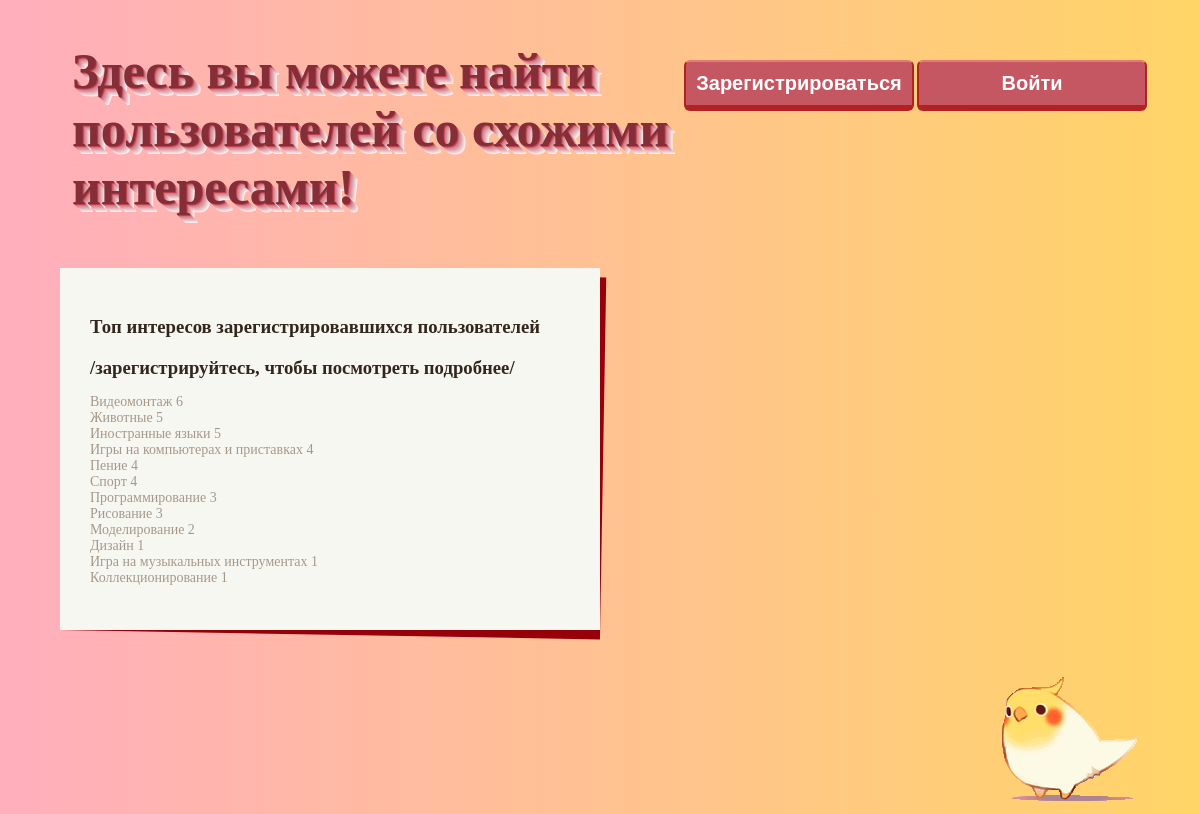
The page / on the database its author committed.
### data/users.py (models this page shows)
class Hobby(SqlAlchemyBase):
    __tablename__ = 'hobbies'
    id = sqlalchemy.Column(sqlalchemy.Integer, primary_key=True, autoincrement=True)
    name = sqlalchemy.Column(sqlalchemy.String, nullable=True)

### main.py (the view)
@app.route('/')
def index():
    if flask_login.current_user.is_authenticated:
        curr_user_id = flask_login.current_user.id
    else:
        curr_user_id = ''
    main_style = url_for('static', filename='css/main_style.css')
    style = url_for('static', filename='css/style.css')
    button_style = url_for('static', filename='css/button_style.css')
    text_style = url_for('static', filename='css/text_style.css')
    ph_style = url_for('static', filename='css/ph_style.css')
    top = top_hobbies()
    return render_template('main_template.html', curr_user_id=curr_user_id, top=top, main_style=main_style, style=style,
                           button_style=button_style, text_style=text_style, ph_style=ph_style)

### data/db_session.py (called while the page is built, shortened)
def global_init(db_file):
    global __factory
    if __factory:
        return

def create_session() -> Session:
    global __factory
    return __factory()

### main_users.py (called while the page is built)
def get_hobbies():
    db_session.global_init("db/users.sqlite")
    session = db_session.create_session()
    return session.query(Hobby).all()

def top_hobbies():
    db_session.global_init("db/users.sqlite")
    session = db_session.create_session()
    hobbies = get_hobbies()
    sp = []
    for hobby in hobbies:
        user_num = session.query(User).filter(User.hobby.like('%-' + str(hobby.id) + '-%')).count()
        sp.append([hobby.id, hobby.name, user_num])
    sp = sorted(sp, key=lambda x: x[2], reverse=True)
    return sp

### templates/main_template.html (shortened to what this page needs)
<!DOCTYPE html>
<html lang="en">
 <head>
     <link rel="stylesheet" type="text/css" href="{{main_style}}"/>
     <link rel="stylesheet" type="text/css" href="{{style}}"/>
     <link rel="stylesheet" type="text/css" href="{{button_style}}"/>
     <link rel="stylesheet" type="text/css" href="{{text_style}}"/>
 </head>
 <body>
    {% if current_user.is_authenticated %}
    <button class="turquoise" name="logout" onclick="document.location.href = '/logout'">Выйти</button>
    <button class="turquoise" onclick = "document.location.href = '/profile/{{curr_user_id}}'">Мой профиль</button>
    <button class="turquoise" onclick = "document.location.href = '/people'">Найти людей</button>
    {% else %}
        <p>
            <button class="turquoise" name="login" onclick = "document.location.href = '/login'">Войти</button>
            <button class="turquoise" name="register" onclick = "document.location.href = '/register'">Зарегистрироваться</button>
        </p>
    {% endif %}
    <h1>Здесь вы можете найти пользователей со схожими интересами!</h1>
    <div class="post-item">
        <div class="post-item-wrap">
            {% if current_user.is_authenticated %}
                <a href="/people" class="post-link">
            {% else %}
                <a href="/register" class="post-link">
            {% endif %}
            <h3 class="post-title">Топ интересов зарегистрировавшихся пользователей</h3>
            {% if current_user.is_authenticated %}
                <h3 class="post-title">/кликните, чтобы посмотреть подробнее/</h3>
            {% else %}
                <h3 class="post-title">/зарегистрируйтесь, чтобы посмотреть подробнее/</h3>
            {% endif %}
                <p class="post-content">
                    {% for el in top %}
                    {{el[1]}} {{el[2]}} <br>
                    {% endfor %}
                </p>
            </a>
        </div>
    </div>
    <p><img align="right" src='static/img/popug.gif'></p>
 </body>
</html>

### static/css/main_style.css (style rules this page uses)
body { background: linear-gradient(to right, #ffaebd, #ffd567); margin: 50px; }

### static/css/style.css (style rules this page uses)
.post-item { padding: 10px; margin: bottom; }
.post-item-wrap { max-width: 50%; background: #F7F7F2; position: relative; }
.post-item-wrap:after { content: ""; position: absolute; top: 0; left: 0; width: 100%; height: 100%; z-index: -1; background: #960009; transform: rotate(1deg); transform-origin: left bottom; transition: .3s ease-in-out; }
.post-link { text-decoration: none; display: block; padding: 30px; }
.post-title { color: #33261D; margin-bottom: 15px; transition: .3s ease-in-out; }
.post-content { color: #A69888; font-size: 14px; }

### static/css/button_style.css (style rules this page uses)
.turquoise { position: relative; width: 230px; display: inline; margin-right: 3px; margin-top: 10px; background: #c55763; border-top: #e57b77 2px solid; border-bottom: #B22222 6px solid; border-left: #B22222 2px solid; border-right: #B22222 2px solid; border-radius: 6px; text-align: center; color: white; padding: 10px; float: right; font-size: 20px; font-weight: 600; }

### static/css/text_style.css (style rules this page uses)
H1 { margin-left: 30px; margin-top: 30px; cursor: default; max-width: 60%; font-size: 50px; padding: left; margin: 20 px; text-shadow: -8px -8px 0 hsl(353, 49%, 35%), -7px -7px 0 hsl(353, 49%, 50%), -6px -6px 0 hsl(353, 49%, 65%), -5px -5px 0 hsl(353, 49%, 70%), -4px -4px 0 hsl(353, 49%, 75%), -3px -3px 0 hsl(353, 49%, 80%), -2px -2px 0 hsl(353, 49%, 85%), -1px -1px 0 hsl(353, 49%, 90%), 0 0 0 hsl(353, 49%, 95%); color: transparent; transition: all 1s; }

### rows shown on the page
Hobby: name "Видеомонтаж", el "6"
Hobby: name "Животные", el "5"
Hobby: name "Иностранные языки", el "5"
Hobby: name "Игры на компьютерах и приставках", el "4"
Hobby: name "Пение", el "4"
Hobby: name "Спорт", el "4"
Hobby: name "Программирование", el "3"
Hobby: name "Рисование", el "3"
Hobby: name "Моделирование", el "2"
Hobby: name "Дизайн", el "1"
Hobby: name "Игра на музыкальных инструментах", el "1"
Hobby: name "Коллекционирование", el "1"
